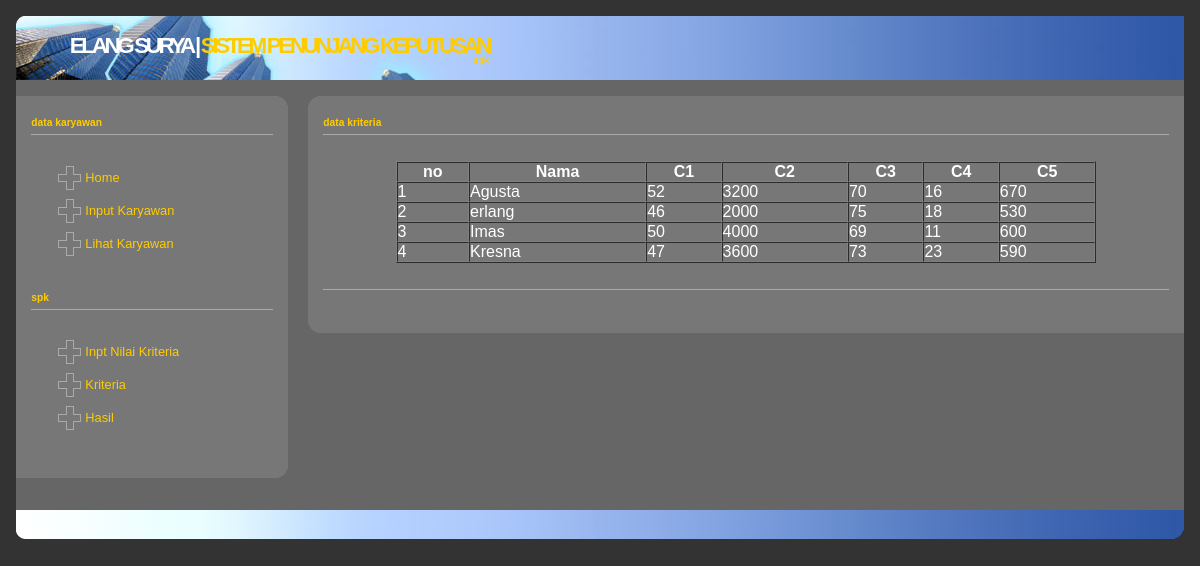
Page /kriteria.php on the committed database.
### tables this page shows
CREATE TABLE IF NOT EXISTS `kriteria` (
  `nama` varchar(50) NOT NULL,
  `c1` int(10) DEFAULT NULL,
  `c2` int(10) DEFAULT NULL,
  `c3` int(10) DEFAULT NULL,
  `c4` int(10) DEFAULT NULL,
  `c5` int(10) DEFAULT NULL
);

### kriteria.php (the view, shortened to what this page needs)
<!DOCTYPE html>
<html xml:lang="en" lang="en-AU">
<head>
  <link rel="stylesheet" type="text/css" href="css/screen_yellow.css" media="screen, tv, projection" />
</head>
<body>
<div id="siteBox">
  <div id="header">
    <img src="images/corner_tl.gif" alt="corner" style="float:left;" />
    <span class="title">
      <span class="white">ELANG SURYA | </span>SISTEM PENUNJANG KEPUTUSAN
      <span class="subTitle">
      </span>
    </span>
  </div>
  <div id="content">
    <div id="contentLeft">
      <p>
        <span class="header">Data Karyawan</span>
      </p>
      <p>
        <a href="index.php" title="different colour scheme" class="menuItem">Home</a>
        <a href="input_karyawan.php" title="whole wack of art" class="menuItem">Input Karyawan</a>
        <a href="karyawan.php" title="design work" class="menuItem">Lihat Karyawan</a>
      </p>
      <p>
        <span class="header">SPK</span>
      </p>
      <p>
        <a href="kriteria_tambah.php" title="different colour scheme" class="menuItem">Inpt Nilai Kriteria</a>
        <a href="kriteria.php" title="different colour scheme" class="menuItem">Kriteria</a>
        <a href="hasil.php" title="different colour scheme" class="menuItem">Hasil</a>
      </p>
      <div class="bottomCorner">
        <img src="images/corner_sub_br.gif" alt="bottom corner" class="vBottom"/>
      </div>
    </div>
    <div id="contentRight">
      <p>
        <span class="header">Data Kriteria</span>
      </p>
      <p>
      <center>
      <table border="1" cellpadding="0" cellspacing="0" width="80%">
      <thead>
        <tr>
          <th>no</th>
          <th>Nama</th>
          <th>C1</th>
          <th>C2</th>
          <th>C3</th>
          <th>C4</th>
          <th>C5</th>
        </tr>
        </thead>
        <tbody>
          <?php
          include'koneksi.php';
          $nomor = 0;
          $tampil = mysqli_query($con,"select * from kriteria");
          while ($data = mysqli_fetch_array($tampil)) {
            ?>
            <tr>
              <td><?php echo $nomor=$nomor+1; ?></td>
              <td><?php echo $data['nama']; ?></td>
              <td><?php echo $data['c1']; ?></td>
              <td><?php echo $data['c2']; ?></td>
              <td><?php echo $data['c3']; ?></td>
              <td><?php echo $data['c4']; ?></td>
              <td><?php echo $data['c5']; ?></td>
            </tr>
          <?php }  ?>
        </tbody>
      </table>
      </center>
      </p>
      <p>
        <span class="header"></span>
      </p>
      <img src="images/corner_sub_bl.gif" alt="bottom corner" class="vBottom"/>
    </div>
  </div>
  <div id="footer">
    <div id="footerLeft">
   </div>
    <div id="footerRight">
    </div>
  </div>
</div>
</body>
</html>

### css/screen_yellow.css (style rules this page uses)
body { margin: 1em 1em 1em 1em; padding: 0px; font-family: verdana, sans-serif; font-size: 1.0em; background-color: #333; }
#siteBox { float: left; width: 100%; color: #FFF; }
#header { float: left; width: 100%; height: 4em; background: #25509F url(../images/hdr.jpg) no-repeat bottom left; }
.title { float: left; padding: 1em 30px 0 2em; font-size: 1.4em; font-weight: bold; text-transform: uppercase; text-align: right; line-height: 0.75em; letter-spacing: -0.15em; color: #FC0; }
.subTitle { display: block; font-size: 0.4em; text-transform: lowercase; line-height: 1.2em; letter-spacing: 0.01em; }
#content { float: left; width: 100%; padding: 1em 0 1em 0; background-color: #666; }
#contentLeft { float: left; width: 23.3%; margin-bottom: 1em; background: #777 url(../images/corner_sub_tr.gif) no-repeat top right; }
#contentRight { float: right; width: 75%; background: #777 url(../images/corner_sub_tl.gif) no-repeat top left; }
#content p { margin: 1.2em 1.2em 2em 1.2em; font-size: 0.8em; line-height: 1.8em; }
#content a { text-decoration: none; color: #FC0; border-bottom: 1px solid #AAA; }
.header, .subHeader { display: block; clear: both; font-weight: bold; font-size: 0.8em; text-transform: lowercase; color: #FC0; border-bottom: 1px solid #AAA; }
#content a.menuItem { display: block; padding: 5px 0 5px 54px; background: url(../images/icn_plus.gif) no-repeat center left; border: 0px; }
#footer { float: left; width: 100%; height: 3em; margin-bottom: 1em !important; margin-bottom: 0; font-size: 0.6em; text-transform: lowercase; line-height: 2.6em; color: #0AD; background: #25509F url(../images/hdr.jpg) repeat-y top left; }
#footerLeft { float: left; width: 60%; height: 3em; text-align: left; background: url(../images/corner_bl.gif) no-repeat bottom left; }
#footerRight { float: right; width: 35%; height: 3em; text-align: right; background: url(../images/corner_br.gif) no-repeat bottom right; }
.white { color: #FFF; }
.bottomCorner { text-align: right; }
.vBottom { vertical-align: bottom; }

### rows in the picture
kriteria: nama "Agusta", c1 "52", c2 "3200", c3 "70", c4 "16", c5 "670"
kriteria: nomor "2", nama "erlang", c1 "46", c2 "2000", c3 "75", c4 "18", c5 "530"
kriteria: nomor "3", nama "Imas", c1 "50", c2 "4000", c3 "69", c4 "11", c5 "600"
kriteria: nomor "4", nama "Kresna", c1 "47", c2 "3600", c3 "73", c4 "23", c5 "590"
